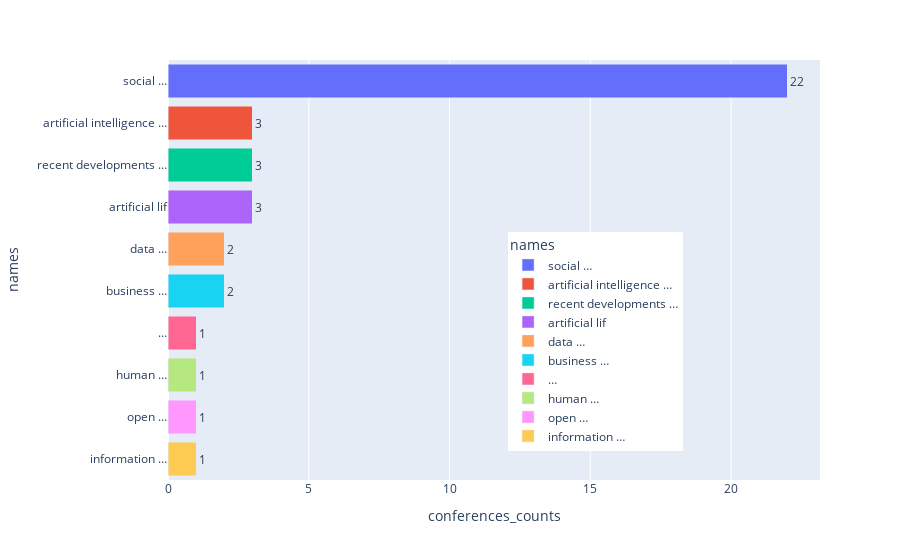

The notebook cell this image was saved under:
### Code cell
# Top 10 conferences
fig = px.bar(df_conference[:10], x="conferences_counts", y="names", color="names",
            hover_data=['names'], barmode = 'stack',
            text ='conferences_counts')
fig.update_layout(title_text='', title_x=0.5, title_y=0.92,
    legend=dict(
    yanchor="top",
    y=0.59,
    xanchor="right",
    x=0.79
))
fig.update_layout(xaxis={'categoryorder':'total descending'})
fig.update_layout(uniformtext_minsize=8, uniformtext_mode='hide')
fig.update_traces(textposition='outside')
fig.show()

### Figure 1 — Plotly figure (JSON) as saved in the notebook; plotly's stock layout.template omitted (floating-point values rounded to 4 significant figures)
{"data": [{"alignmentgroup": "True", "hovertemplate": "names=%{y}<br>conferences_counts=%{text}<extra></extra>", "legendgroup": "social …", "marker": {"color": "#636efa", "pattern": {"shape": ""}}, "name": "social …", "offsetgroup": "social …", "orientation": "h", "showlegend": true, "text": [22], "textposition": "outside", "type": "bar", "x": [22], "xaxis": "x", "y": ["social …"], "yaxis": "y"}, {"alignmentgroup": "True", "hovertemplate": "names=%{y}<br>conferences_counts=%{text}<extra></extra>", "legendgroup": "artificial intelligence …", "marker": {"color": "#EF553B", "pattern": {"shape": ""}}, "name": "artificial intelligence …", "offsetgroup": "artificial intelligence …", "orientation": "h", "showlegend": true, "text": [3], "textposition": "outside", "type": "bar", "x": [3], "xaxis": "x", "y": ["artificial intelligence …"], "yaxis": "y"}, {"alignmentgroup": "True", "hovertemplate": "names=%{y}<br>conferences_counts=%{text}<extra></extra>", "legendgroup": "recent developments …", "marker": {"color": "#00cc96", "pattern": {"shape": ""}}, "name": "recent developments …", "offsetgroup": "recent developments …", "orientation": "h", "showlegend": true, "text": [3], "textposition": "outside", "type": "bar", "x": [3], "xaxis": "x", "y": ["recent developments …"], "yaxis": "y"}, {"alignmentgroup": "True", "hovertemplate": "names=%{y}<br>conferences_counts=%{text}<extra></extra>", "legendgroup": "artificial lif", "marker": {"color": "#ab63fa", "pattern": {"shape": ""}}, "name": "artificial lif", "offsetgroup": "artificial lif", "orientation": "h", "showlegend": true, "text": [3], "textposition": "outside", "type": "bar", "x": [3], "xaxis": "x", "y": ["artificial lif"], "yaxis": "y"}, {"alignmentgroup": "True", "hovertemplate": "names=%{y}<br>conferences_counts=%{text}<extra></extra>", "legendgroup": "data …", "marker": {"color": "#FFA15A", "pattern": {"shape": ""}}, "name": "data …", "offsetgroup": "data …", "orientation": "h", "showlegend": true, "text": [2], "textposition": "outside", "type": "bar", "x": [2], "xaxis": "x", "y": ["data …"], "yaxis": "y"}, {"alignmentgroup": "True", "hovertemplate": "names=%{y}<br>conferences_counts=%{text}<extra></extra>", "legendgroup": "business …", "marker": {"color": "#19d3f3", "pattern": {"shape": ""}}, "name": "business …", "offsetgroup": "business …", "orientation": "h", "showlegend": true, "text": [2], "textposition": "outside", "type": "bar", "x": [2], "xaxis": "x", "y": ["business …"], "yaxis": "y"}, {"alignmentgroup": "True", "hovertemplate": "names=%{y}<br>conferences_counts=%{text}<extra></extra>", "legendgroup": "…", "marker": {"color": "#FF6692", "pattern": {"shape": ""}}, "name": "…", "offsetgroup": "…", "orientation": "h", "showlegend": true, "text": [1], "textposition": "outside", "type": "bar", "x": [1], "xaxis": "x", "y": ["…"], "yaxis": "y"}, {"alignmentgroup": "True", "hovertemplate": "names=%{y}<br>conferences_counts=%{text}<extra></extra>", "legendgroup": "human …", "marker": {"color": "#B6E880", "pattern": {"shape": ""}}, "name": "human …", "offsetgroup": "human …", "orientation": "h", "showlegend": true, "text": [1], "textposition": "outside", "type": "bar", "x": [1], "xaxis": "x", "y": ["human …"], "yaxis": "y"}, {"alignmentgroup": "True", "hovertemplate": "names=%{y}<br>conferences_counts=%{text}<extra></extra>", "legendgroup": "open …", "marker": {"color": "#FF97FF", "pattern": {"shape": ""}}, "name": "open …", "offsetgroup": "open …", "orientation": "h", "showlegend": true, "text": [1], "textposition": "outside", "type": "bar", "x": [1], "xaxis": "x", "y": ["open …"], "yaxis": "y"}, {"alignmentgroup": "True", "hovertemplate": "names=%{y}<br>conferences_counts=%{text}<extra></extra>", "legendgroup": "information …", "marker": {"color": "#FECB52", "pattern": {"shape": ""}}, "name": "information …", "offsetgroup": "information …", "orientation": "h", "showlegend": true, "text": [1], "textposition": "outside", "type": "bar", "x": [1], "xaxis": "x", "y": ["information …"], "yaxis": "y"}], "layout": {"barmode": "stack", "legend": {"title": {"text": "names"}, "tracegroupgap": 0, "x": 0.79, "xanchor": "right", "y": 0.59, "yanchor": "top"}, "margin": {"t": 60}, "title": {"text": "", "x": 0.5, "y": 0.92}, "uniformtext": {"minsize": 8, "mode": "hide"}, "xaxis": {"anchor": "y", "categoryorder": "total descending", "domain": [0, 1], "title": {"text": "conferences_counts"}}, "yaxis": {"anchor": "x", "categoryarray": ["information …", "open …", "human …", "…", "business …", "data …", "artificial lif", "recent developments …", "artificial intelligence …", "social …"], "categoryorder": "array", "domain": [0, 1], "title": {"text": "names"}}}}
